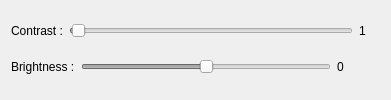
      <widget class="QWidget" name="basic">
       <attribute name="title">
        <string>Basic</string>
       </attribute>
       <layout class="QVBoxLayout" name="verticalLayout_4">
        <item>
         <layout class="QHBoxLayout" name="horizontalLayout_3">
          <item>
           <widget class="QLabel" name="label_2">
            <property name="maximumSize">
             <size>
              <width>16777215</width>
              <height>20</height>
             </size>
            </property>
            <property name="text">
             <string>Contrast :</string>
            </property>
           </widget>
          </item>
          <item>
           <widget class="QSlider" name="contrast_slider">
            <property name="enabled">
             <bool>false</bool>
            </property>
            <property name="minimumSize">
             <size>
              <width>250</width>
              <height>0</height>
             </size>
            </property>
            <property name="maximumSize">
             <size>
              <width>16777215</width>
              <height>20</height>
             </size>
            </property>
            <property name="minimum">
             <number>1</number>
            </property>
            <property name="maximum">
             <number>1000</number>
            </property>
            <property name="value">
             <number>10</number>
            </property>
            <property name="orientation">
             <enum>Qt::Horizontal</enum>
            </property>
           </widget>
          </item>
          <item>
           <widget class="QLabel" name="contrast">
            <property name="minimumSize">
             <size>
              <width>21</width>
              <height>0</height>
             </size>
            </property>
            <property name="maximumSize">
             <size>
              <width>16777215</width>
              <height>20</height>
             </size>
            </property>
            <property name="text">
             <string>1</string>
            </property>
           </widget>
          </item>
         </layout>
        </item>
        <item>
         <layout class="QHBoxLayout" name="horizontalLayout_4">
          <item>
           <widget class="QLabel" name="label_3">
            <property name="maximumSize">
             <size>
              <width>16777215</width>
              <height>20</height>
             </size>
            </property>
            <property name="text">
             <string>Brightness :</string>
            </property>
           </widget>
          </item>
          <item>
           <widget class="QSlider" name="brightness_slider">
            <property name="enabled">
             <bool>false</bool>
            </property>
            <property name="minimumSize">
             <size>
              <width>250</width>
              <height>0</height>
             </size>
            </property>
            <property name="maximumSize">
             <size>
              <width>16777215</width>
              <height>20</height>
             </size>
            </property>
            <property name="minimum">
             <number>-32000</number>
            </property>
            <property name="maximum">
             <number>32000</number>
            </property>
            <property name="orientation">
             <enum>Qt::Horizontal</enum>
            </property>
           </widget>
          </item>
          <item>
           <widget class="QLabel" name="brightness">
            <property name="minimumSize">
             <size>
              <width>43</width>
              <height>0</height>
             </size>
            </property>
            <property name="maximumSize">
             <size>
              <width>16777215</width>
              <height>20</height>
             </size>
            </property>
            <property name="text">
             <string>0</string>
            </property>
           </widget>
          </item>
         </layout>
        </item>
       </layout>
      </widget>
